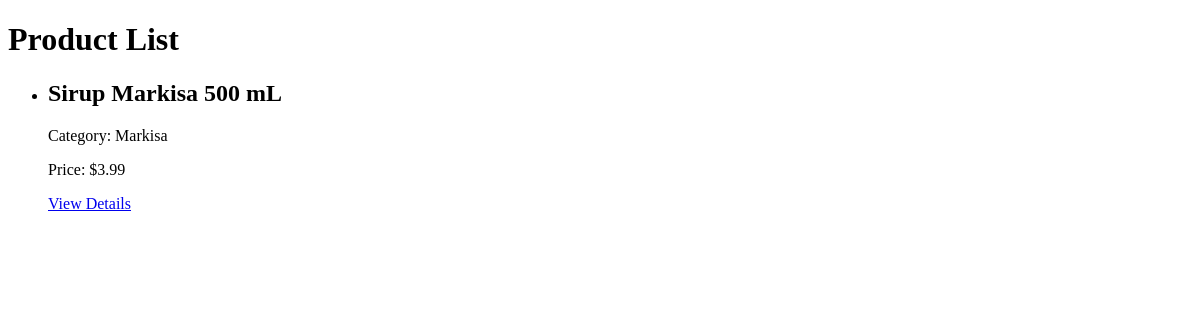
/products/, run on an earlier commit of the app's database.
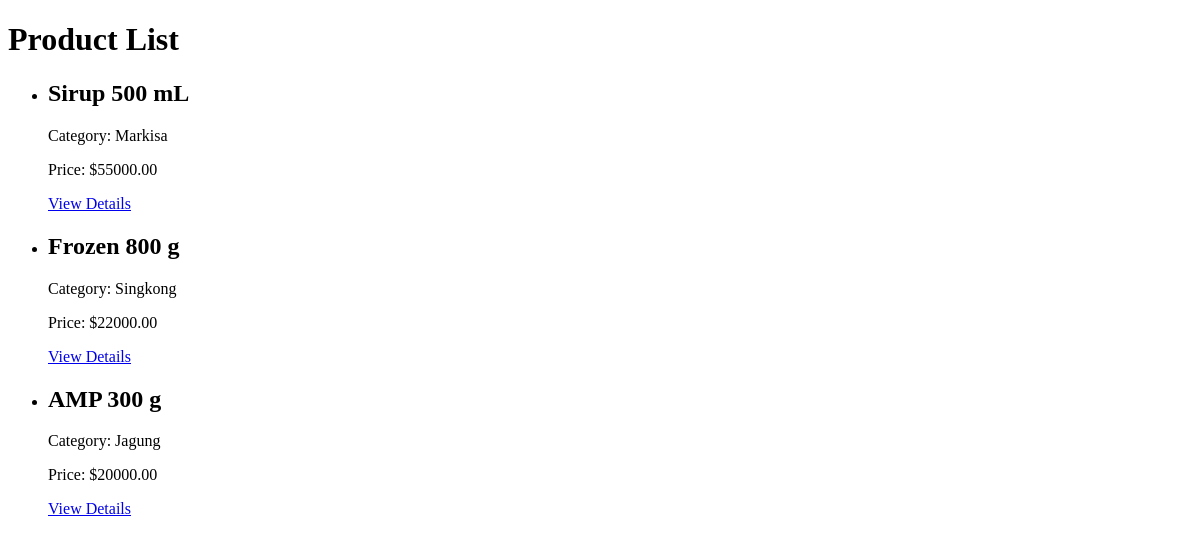
And on a later commit of the database.
### accounts/models.py (models this page shows, shortened)
class Product(models.Model):
    name = models.CharField(max_length=200)
    category = models.ForeignKey(Category, on_delete=models.CASCADE)
    price = models.DecimalField(max_digits=10, decimal_places=2)
    description = models.TextField()
    image = models.ImageField(upload_to='product_images/')

class Category(models.Model):
    name = models.CharField(max_length=100)
    description = models.TextField()
    def __str__(self):
        return self.name

### accounts/views.py (the view)
# urls.py: path('products/', views.product_list, name='product_list'),
def product_list(request):
    products = Product.objects.all()
    return render(request, 'product_list.html', {'products': products})

### templates/product_list.html (shortened to what this page needs)
<!DOCTYPE html>
<html lang="en">
<head>
</head>
<body>
    <h1>Product List</h1>
    <ul>
        {% for product in products %}
            <li>
                <h2>{{ product.name }}</h2>
                <p>Category: {{ product.category }}</p>
                <p>Price: ${{ product.price }}</p>
                <a href="{% url 'product_detail' product_id=product.id %}">View Details</a>
            </li>
        {% endfor %}
    </ul>
</body>
</html>

What changed in the data, as far as the page shows it:
changed Product "Markisa": name "Sirup Markisa 500 mL" → "Sirup 500 mL"; price "3.99" → "55000.00"
added Product: name "Frozen 800 g", category "Singkong", price "22000.00"
added Product: name "AMP 300 g", category "Jagung", price "20000.00"
